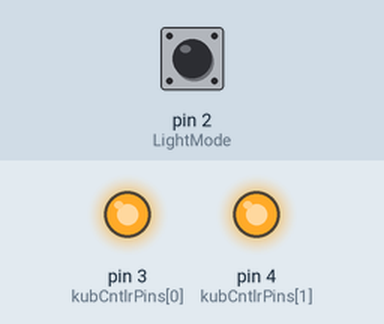
Bench run of a program on a simulated SparkFun Pro Micro, built with avr-gcc and run on an emulated ATmega32U4. On the bench: output pins drawn as LEDs (lit = HIGH). Inputs (shaded band) come from the test bench; at power-on: pin 2 (LightMode) HIGH.

Above: at 4.3 s.
4.4 s: pin 2 (LightMode) pulled LOW for 0.15 s
At 4.56 s:
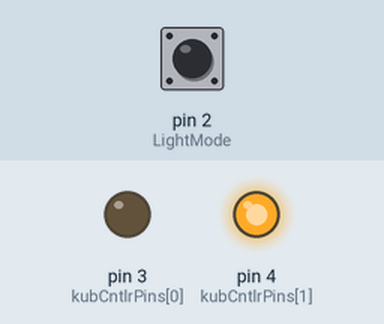
6.1 s: pin 2 (LightMode) pulled LOW for 1 s
At 8.0 s:
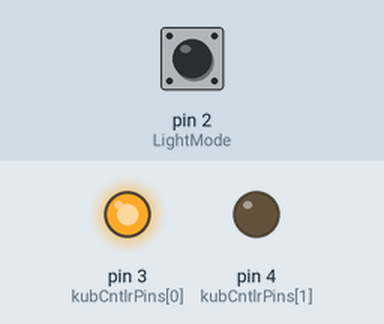
10.1 s: pin 2 (LightMode) pulled LOW for 3.2 s
Timing chart, 0 to 17.9 s (numbered marks = the images above; inputs shaded):
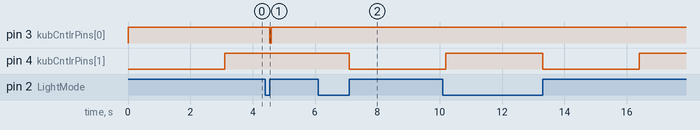

The program:

main.cpp
```cpp
#include <Arduino.h>
#include "JC_Button.h"

#define LIGHT_MODE_PIN 2
#define SYNC_MODE_TIME 3100
#define CHANGE_COLOR_TIME 50

typedef enum
{
    Cntlr1,
    Cntlr2,
    NumControllers
}CntlrPins_Type;

typedef enum
{
     WAIT
    ,SYNC
}ContStates;

const uint8_t kubCntlrPins[] = {3,4};

Button LightMode(2);

void vSetSyncMode(uint8_t ubControllerPin);
void vChangeColorMode(uint8_t ubControllerPin);

void setup()
{
    uint8_t ubCount = 0;

    for(ubCount = 0; ubCount < NumControllers; ubCount++)
    {
        pinMode(kubCntlrPins[ubCount], OUTPUT);
        digitalWrite(kubCntlrPins[ubCount], HIGH);
    }

    vSetSyncMode(kubCntlrPins[Cntlr2]);

    LightMode.begin();
}

void loop()
{
    static ContStates eState = WAIT;

    /* Run the services */
    LightMode.read();

    switch (eState)
    {
        case WAIT:
            if(LightMode.wasReleased())
            {
                vChangeColorMode(kubCntlrPins[Cntlr1]);
            }
            else if (LightMode.pressedFor(1000))
            {
                eState = SYNC;
            }
            break;

        case SYNC:
            if(LightMode.wasReleased())
            {
                vSetSyncMode(kubCntlrPins[Cntlr2]);
                eState = WAIT;
            }
            break;
    }

}

void vSetSyncMode(uint8_t ubControllerPin)
{
    digitalWrite(ubControllerPin, LOW);

    delay(SYNC_MODE_TIME);

    digitalWrite(ubControllerPin, HIGH);
}

void vChangeColorMode(uint8_t ubControllerPin)
{
    digitalWrite(ubControllerPin, LOW);

    delay(CHANGE_COLOR_TIME);

    digitalWrite(ubControllerPin, HIGH);
}
```

Measured:
- after the input at 4.4 s, pin 3 (kubCntlrPins[0]): HIGH → LOW after 0.15 s, → HIGH 0.05 s later
- after the input at 6.1 s, pin 4 (kubCntlrPins[1]): HIGH → LOW after 1.0 s
